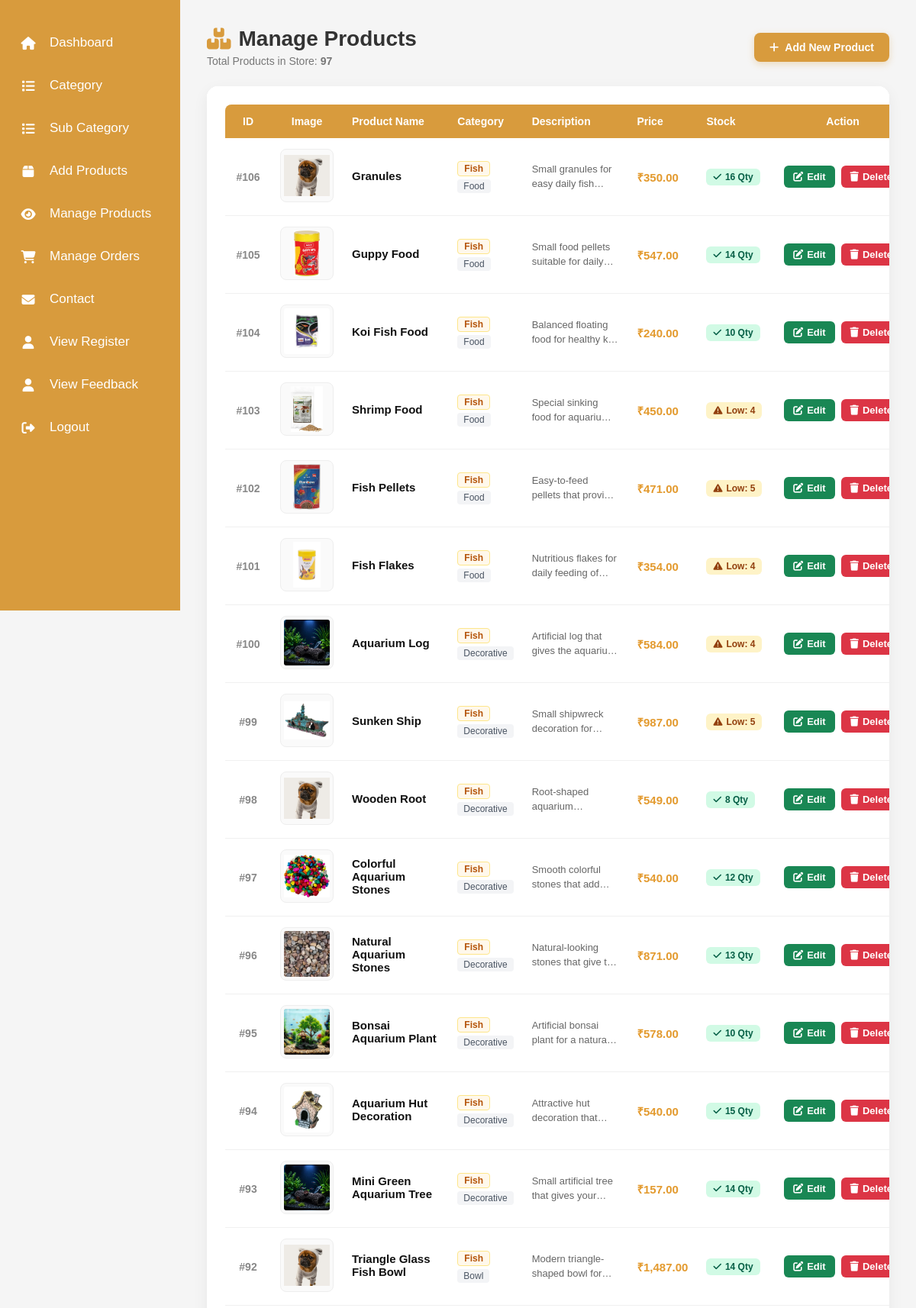
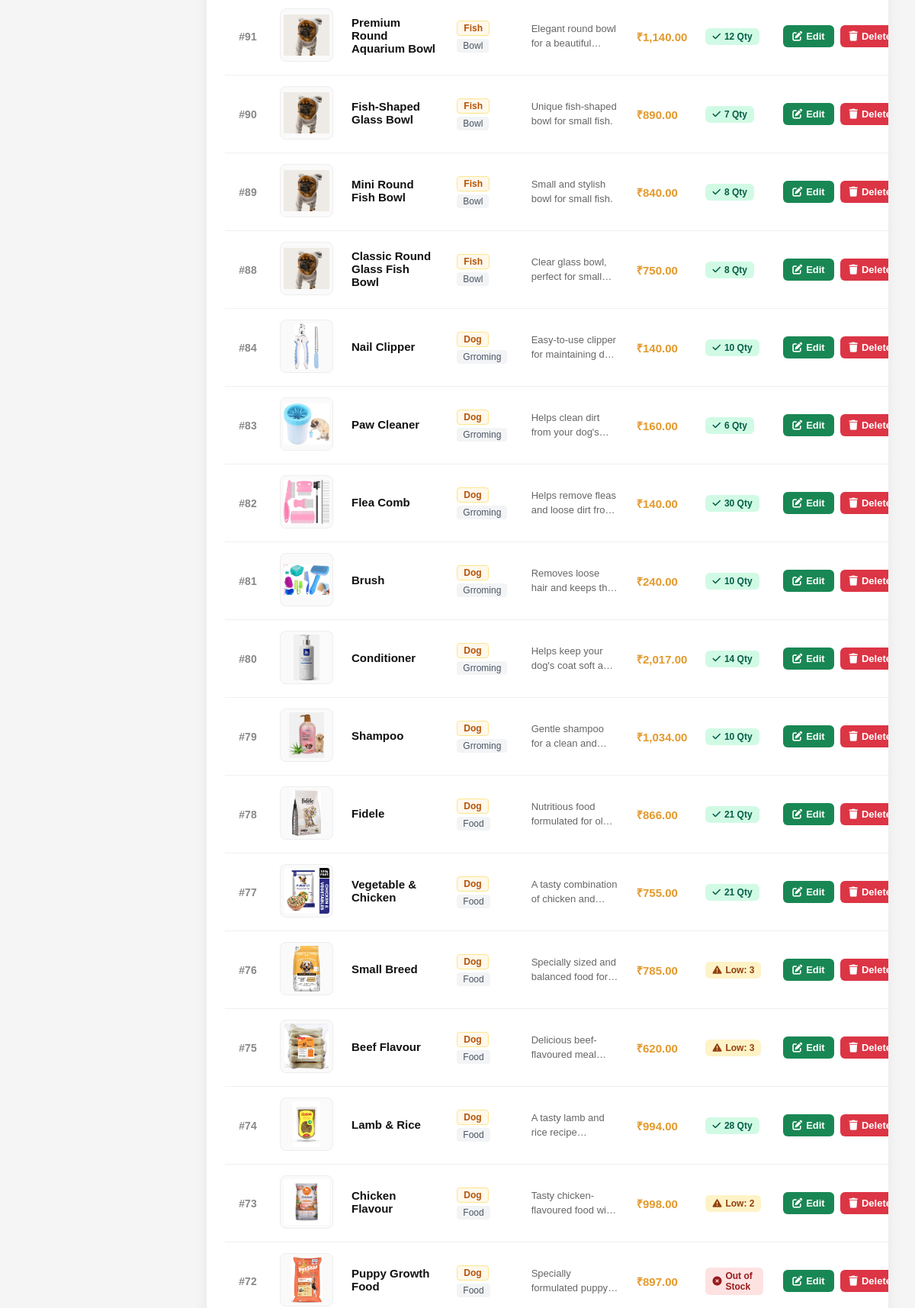
The app's page /admin/manage_product.php (signed in, upper part) with its own data (2 pictures, top to bottom).
### tables this page shows
CREATE TABLE `product` (
  `id` int(10) NOT NULL,
  `category` varchar(20) NOT NULL,
  `sub_category` varchar(20) NOT NULL,
  `product_name` varchar(30) NOT NULL,
  `description` varchar(1000) NOT NULL,
  `price` int(10) NOT NULL,
  `qty` varchar(20) NOT NULL,
  `image` varchar(50) NOT NULL
);

### admin/manage_product.php (the view, shortened to what this page needs)
<?php
include("conn.php");
include("slide_bar.php");
$result = mysqli_query($conn, "SELECT * FROM product ORDER BY id DESC");
$total_products = $result ? mysqli_num_rows($result) : 0;
?>
<!DOCTYPE html>
<html lang="en">
<head>
    <link rel="stylesheet" href="https://cdnjs.cloudflare.com/ajax/libs/font-awesome/6.5.2/css/all.min.css">
</head>
<body>
<div class="main">
    <div class="page-header">
        <div>
            <h2>
                <i class="fa-solid fa-boxes-stacked"></i> Manage Products
            </h2>
            <p>Total Products in Store: <strong><?php echo $total_products; ?></strong></p>
        </div>
        <a href="add_product.php" class="btn-add-product">
            <i class="fa-solid fa-plus"></i> Add New Product
        </a>
    </div>
    <div class="table-card">
        <?php if ($result && mysqli_num_rows($result) > 0): ?>
        <table>
            <thead>
                <tr>
                    <th>ID</th>
                    <th>Image</th>
                    <th>Product Name</th>
                    <th>Category</th>
                    <th>Description</th>
                    <th>Price</th>
                    <th>Stock</th>
                    <th>Action</th>
                </tr>
            </thead>
            <tbody>
                <?php while ($row = mysqli_fetch_assoc($result)):
                    $p_id = (int)$row['id'];
                    $img = $row['image'];
                    $stock = (int)$row['qty'];
                    $img_src = (!empty($img) && file_exists("../User/upload/" . $img)) ? "../User/upload/" . htmlspecialchars($img) : "../User/images/item1.jpg";
                ?>
                <tr>
                    <td class="prod-id">#<?php echo $p_id; ?></td>
                    <td class="img-cell">
                        <img
                            src="<?php echo $img_src; ?>"
                            alt="<?php echo htmlspecialchars($row['product_name']); ?>"
                            class="prod-img"
                            onerror="this.src='../User/images/item1.jpg'"
                        >
                    </td>
                    <td>
                        <div class="prod-name"><?php echo htmlspecialchars($row['product_name']); ?></div>
                    </td>
                    <td>
                        <div class="category-tag">
                            <?php echo htmlspecialchars($row['category']); ?>
                        </div>
                        <?php if (!empty($row['sub_category'])): ?>
                            <div>
                                <span class="sub-tag">
                                    <?php echo htmlspecialchars($row['sub_category']); ?>
                                </span>
                            </div>
                        <?php endif; ?>
                    </td>
                    <td>
                        <div class="desc-text" title="<?php echo htmlspecialchars($row['description']); ?>">
                            <?php echo htmlspecialchars($row['description']); ?>
                        </div>
                    </td>
                    <td>
                        <div class="price-text">
                            ₹<?php echo number_format((float)$row['price'], 2); ?>
                        </div>
                    </td>
                    <td>
                        <?php if ($stock <= 0): ?>
                            <span class="stock-pill stock-out">
                                <i class="fa-solid fa-circle-xmark"></i> Out of Stock
                            </span>
                        <?php elseif ($stock <= 5): ?>
                            <span class="stock-pill stock-low">
                                <i class="fa-solid fa-triangle-exclamation"></i> Low: <?php echo $stock; ?>
                            </span>
                        <?php else: ?>
                            <span class="stock-pill stock-in">
                                <i class="fa-solid fa-check"></i> <?php echo $stock; ?> Qty
                            </span>
                        <?php endif; ?>
                    </td>
                    <td class="actions-cell">
                        <a href="edit_product.php?id=<?php echo $p_id; ?>" class="edit-btn" title="Edit Product">
                            <i class="fa-solid fa-pen-to-square"></i> Edit
                        </a>
                        <a
                            href="delete_product.php?id=<?php echo $p_id; ?>"
                            class="delete-btn"
                            title="Delete Product"
                            onclick="return confirm('Are you sure you want to delete \'<?php echo addslashes($row['product_name']); ?>\'? This action cannot be undone.');"
                        >
                            <i class="fa-solid fa-trash"></i> Delete
                        </a>
                    </td>
                </tr>
                <?php endwhile; ?>
            </tbody>
        </table>
        <?php endif; ?>
    </div>
</div>
</body>
</html>

### admin/slide_bar.php (shortened to what this page needs)
<!DOCTYPE html>
<html lang="en">
<head>
    <link rel="stylesheet"
        href="https://cdnjs.cloudflare.com/ajax/libs/font-awesome/6.5.2/css/all.min.css">
</head>
<body>
    <div class="sidebar" id="adminSidebar">
        <ul>
            <li>
                <a href="dashbord.php">
                    <i class="fas fa-home"></i>
                    Dashboard
                </a>
            </li>
            <li>
                <a href="add_catagory.php">
                    <i class="fas fa-list"></i>
                    Category
                </a>
            </li>
            <li>
                <a href="add_sub_catagory.php">
                    <i class="fas fa-list"></i>
                    Sub Category
                </a>
            </li>
            <li>
                <a href="add_product.php">
                    <i class="fas fa-box"></i>
                    Add Products
                </a>
            </li>
            <li>
                <a href="manage_product.php">
                    <i class="fas fa-eye"></i>
                    Manage Products
                </a>
            </li>
            <li>
                <a href="manage_order.php">
                    <i class="fas fa-shopping-cart"></i>
                    Manage Orders
                </a>
            </li>
            <li>
                <a href="view_contact.php">
                    <i class="fas fa-envelope"></i>
                    Contact
                </a>
            </li>
            <li>
                <a href="view_reg.php">
                    <i class="fas fa-user"></i>
                    View Register
                </a>
            </li>
         <li>
                <a href="view_feedback.php">
                    <i class="fas fa-user"></i>
                      View Feedback
                </a>
            </li>
            <li>
                <a href="logout.php">
                    <i class="fas fa-sign-out-alt"></i>
                    Logout
                </a>
            </li>
        </ul>
    </div>
</body>
</html>

### admin/slide_bar.php (style rules this page uses)
* { margin: 0; padding: 0; box-sizing: border-box; }
body { font-family: Arial, sans-serif; }
body .sidebar { width: 236px; height: 100vh; background: #d89b3d; position: fixed; left: 0; top: 0; padding-top: 28px; z-index: 9999; overflow-y: auto; transition: left 0.3s ease; }
.sidebar ul { list-style: none; padding: 0; margin: 0; }
.sidebar ul li { width: 100%; }
.sidebar ul li a { display: flex; align-items: center; gap: 18px; width: 100%; padding: 18px 27px; color: white !important; text-decoration: none; font-size: 17px; transition: 0.3s; }
.sidebar ul li a i { width: 20px; text-align: center; font-size: 17px; flex-shrink: 0; }
@media (min-width: 992px) { .sidebar { left: 0; } }

### admin/manage_product.php (style rules this page uses)
* { margin: 0; padding: 0; box-sizing: border-box; font-family: Arial, Helvetica, sans-serif; }
body { background: #f5f5f5; }
.main { margin-left: 236px; padding: 35px; }
.page-header { display: flex; justify-content: space-between; align-items: center; margin-bottom: 25px; flex-wrap: wrap; gap: 15px; }
.page-header h2 { margin: 0; color: #333; font-size: 28px; font-weight: 700; display: flex; align-items: center; gap: 10px; }
.page-header h2 i { color: #d89b3d; }
.page-header p { color: #777; margin-top: 5px; font-size: 14px; }
.btn-add-product { background: #d89b3d; color: white; text-decoration: none; padding: 11px 20px; border-radius: 8px; font-weight: 600; font-size: 14px; display: inline-flex; align-items: center; gap: 8px; box-shadow: 0 3px 10px rgba(216, 155, 61, 0.3); transition: all 0.2s; }
.table-card { background: white; border-radius: 14px; padding: 24px; box-shadow: 0 6px 20px rgba(0, 0, 0, 0.06); overflow-x: auto; }
table { width: 100%; border-collapse: collapse; min-width: 900px; }
th { background: #d89b3d; color: white; padding: 14px 12px; text-align: left; font-size: 14px; font-weight: 600; }
th:first-child { border-top-left-radius: 8px; text-align: center; width: 60px; }
th:nth-child(2) { text-align: center; width: 90px; }
th:last-child { border-top-right-radius: 8px; text-align: center; width: 150px; }
td { padding: 14px 12px; border-bottom: 1px solid #f0f0f0; font-size: 14px; color: #333; vertical-align: middle; }
.prod-id { font-weight: 700; color: #888; text-align: center; }
.img-cell { text-align: center; }
.prod-img { width: 70px; height: 70px; object-fit: contain; background: #fafafa; border: 1px solid #eee; border-radius: 8px; padding: 4px; }
.prod-name { font-weight: 600; color: #111; font-size: 15px; margin-bottom: 3px; }
.category-tag { display: inline-block; background: #fff8eb; color: #b45309; border: 1px solid #fde68a; padding: 2px 8px; border-radius: 4px; font-size: 12px; font-weight: 600; }
.sub-tag { display: inline-block; background: #f3f4f6; color: #4b5563; padding: 2px 8px; border-radius: 4px; font-size: 12px; margin-top: 4px; }
.desc-text { max-width: 250px; color: #666; font-size: 13px; line-height: 1.4; overflow: hidden; text-overflow: ellipsis; display: -webkit-box; -webkit-line-clamp: 2; -webkit-box-orient: vertical; }
.price-text { font-weight: 700; color: #E39A2E; font-size: 15px; }
.stock-pill { display: inline-flex; align-items: center; gap: 5px; padding: 4px 9px; border-radius: 6px; font-size: 12px; font-weight: 600; }
.stock-in { background: #d1fae5; color: #065f46; }
.stock-low { background: #fef3c7; color: #92400e; }
.stock-out { background: #fee2e2; color: #991b1b; }
.actions-cell { text-align: center; white-space: nowrap; }
.edit-btn, .delete-btn { display: inline-flex; align-items: center; gap: 5px; padding: 7px 12px; border-radius: 6px; text-decoration: none; color: white; font-size: 13px; font-weight: 600; margin: 2px; border: none; cursor: pointer; transition: opacity 0.2s, transform 0.1s; }
.edit-btn { background: #198754; }
.delete-btn { background: #dc3545; }

### records on screen
product: id "106", product_name "Granules", category "Fish", sub_category "Food", description "Small granules for easy daily…", price "350.00", qty "16"
product: id "105", image (picture), product_name "Guppy Food", category "Fish", sub_category "Food", description "Small food pellets suitable for…", price "547.00", qty "14"
product: id "104", image (picture), product_name "Koi Fish Food", category "Fish", sub_category "Food", description "Balanced floating food for healthy…", price "240.00", qty "10"
product: id "103", image (picture), product_name "Shrimp Food", category "Fish", sub_category "Food", description "Special sinking food for…", price "450.00", qty "4"
product: id "102", image (picture), product_name "Fish Pellets", category "Fish", sub_category "Food", description "Easy-to-feed pellets that…", price "471.00", qty "5"
product: id "101", image (picture), product_name "Fish Flakes", category "Fish", sub_category "Food", description "Nutritious flakes for daily feeding…", price "354.00", qty "4"
product: id "100", image (picture), product_name "Aquarium Log", category "Fish", sub_category "Decorative", description "Artificial log that gives the…", price "584.00", qty "4"
product: id "99", image (picture), product_name "Sunken Ship", category "Fish", sub_category "Decorative", description "Small shipwreck decoration…", price "987.00", qty "5"
product: id "98", product_name "Wooden Root", category "Fish", sub_category "Decorative", description "Root-shaped…", price "549.00", qty "8"
product: id "97", image (picture), product_name "Colorful Aquarium Stones", category "Fish", sub_category "Decorative", description "Smooth colorful stones that…", price "540.00", qty "12"
product: id "96", image (picture), product_name "Natural Aquarium Stones", category "Fish", sub_category "Decorative", description "Natural-looking stones that give…", price "871.00", qty "13"
product: id "95", image (picture), product_name "Bonsai Aquarium Plant", category "Fish", sub_category "Decorative", description "Artificial bonsai plant for a…", price "578.00", qty "10"
product: id "94", image (picture), product_name "Aquarium Hut Decoration", category "Fish", sub_category "Decorative", description "Attractive hut decoration…", price "540.00", qty "15"
product: id "93", image (picture), product_name "Mini Green Aquarium Tree", category "Fish", sub_category "Decorative", description "Small artificial tree that gives…", price "157.00", qty "14"
product: id "92", product_name "Triangle Glass Fish Bowl", category "Fish", sub_category "Bowl", description "Modern triangle-shaped bowl…", price "1,487.00", qty "14"
product: id "91", product_name "Premium Round Aquarium Bowl", category "Fish", sub_category "Bowl", description "Elegant round bowl for a…", price "1,140.00", qty "12"
product: id "90", product_name "Fish-Shaped Glass Bowl", category "Fish", sub_category "Bowl", description "Unique fish-shaped bowl for small fish.", price "890.00", qty "7"
product: id "89", product_name "Mini Round Fish Bowl", category "Fish", sub_category "Bowl", description "Small and stylish bowl for small fish.", price "840.00", qty "8"
product: id "88", product_name "Classic Round Glass Fish Bowl", category "Fish", sub_category "Bowl", description "Clear glass bowl, perfect for…", price "750.00", qty "8"
product: id "84", image (picture), product_name "Nail Clipper", category "Dog", sub_category "Grroming", description "Easy-to-use clipper for maintaining…", price "140.00", qty "10"
product: id "83", image (picture), product_name "Paw Cleaner", category "Dog", sub_category "Grroming", description "Helps clean dirt from your…", price "160.00", qty "6"
product: id "82", image (picture), product_name "Flea Comb", category "Dog", sub_category "Grroming", description "Helps remove fleas and loose dirt…", price "140.00", qty "30"
product: id "81", image (picture), product_name "Brush", category "Dog", sub_category "Grroming", description "Removes loose hair and keeps…", price "240.00", qty "10"
product: id "80", image (picture), product_name "Conditioner", category "Dog", sub_category "Grroming", description "Helps keep your dog's coat soft…", price "2,017.00", qty "14"
product: id "79", image (picture), product_name "Shampoo", category "Dog", sub_category "Grroming", description "Gentle shampoo for a clean…", price "1,034.00", qty "10"
product: id "78", image (picture), product_name "Fidele", category "Dog", sub_category "Food", description "Nutritious food formulated for…", price "866.00", qty "21"
product: id "77", image (picture), product_name "Vegetable & Chicken", category "Dog", sub_category "Food", description "A tasty combination of chicken…", price "755.00", qty "21"
product: id "76", image (picture), product_name "Small Breed", category "Dog", sub_category "Food", description "Specially sized and balanced food…", price "785.00", qty "3"
product: id "75", image (picture), product_name "Beef Flavour", category "Dog", sub_category "Food", description "Delicious beef-flavoured…", price "620.00", qty "3"
product: id "74", image (picture), product_name "Lamb & Rice", category "Dog", sub_category "Food", description "A tasty lamb and rice…", price "994.00", qty "28"
product: id "73", image (picture), product_name "Chicken Flavour", category "Dog", sub_category "Food", description "Tasty chicken-flavoured food…", price "998.00", qty "2"
product: id "72", image (picture), product_name "Puppy Growth Food", category "Dog", sub_category "Food", description "Specially formulated…", price "897.00", qty "Out of Stock"

### other values on screen
$total_products "97"
